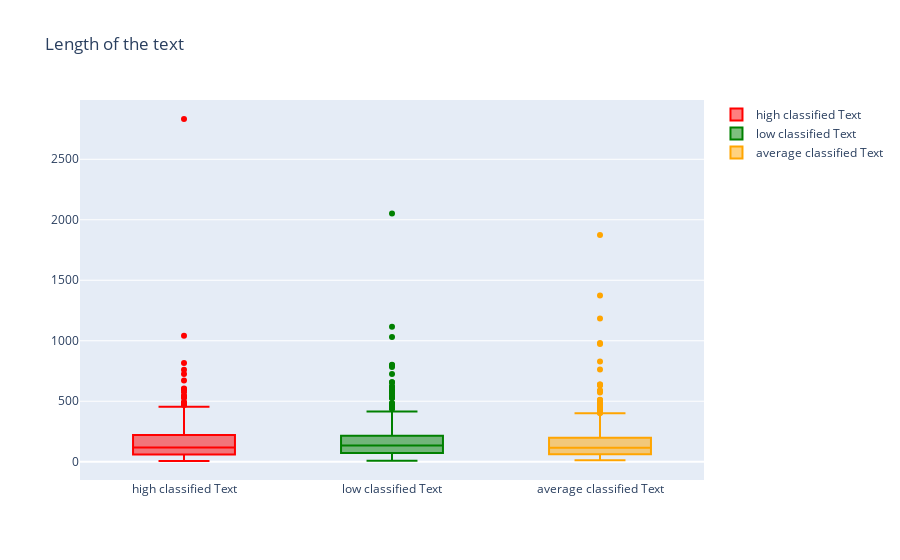

The notebook cell this image was saved under:
### Markdown cell above
The histogram shows that the length of the cleaned text ranges from around 80 to 800 characters for low and hgh classification and around 600 for average classification .

### Code cell
trace0 = go.Box(
    y=high['text_len'],
    name = 'high classified Text',
    marker = dict(
        color = 'red',
    )
)

trace1 = go.Box(
    y=low['text_len'],
    name = 'low classified Text',
    marker = dict(
        color = 'green',
    )
)

trace2 = go.Box(
    y=average['text_len'],
    name = 'average classified Text',
    marker = dict(
        color = 'orange',
    )
)
data = [trace0, trace1, trace2]
layout = go.Layout(
    title = "Length of the text"
)

fig = go.Figure(data=data,layout=layout)
iplot(fig, filename = "Length of the text of different polarities")

### Figure 1 — Plotly figure (JSON) as saved in the notebook; plotly's stock layout.template omitted (floating-point values rounded to 4 significant figures; data arrays with more than 128 entries replaced by an {"elided": "..."} marker saying what was removed)
{"data": [{"marker": {"color": "red"}, "name": "high classified Text", "type": "box", "y": {"elided": "470 int values"}}, {"marker": {"color": "green"}, "name": "low classified Text", "type": "box", "y": {"elided": "650 int values"}}, {"marker": {"color": "orange"}, "name": "average classified Text", "type": "box", "y": {"elided": "860 int values"}}], "layout": {"title": {"text": "Length of the text"}}}
